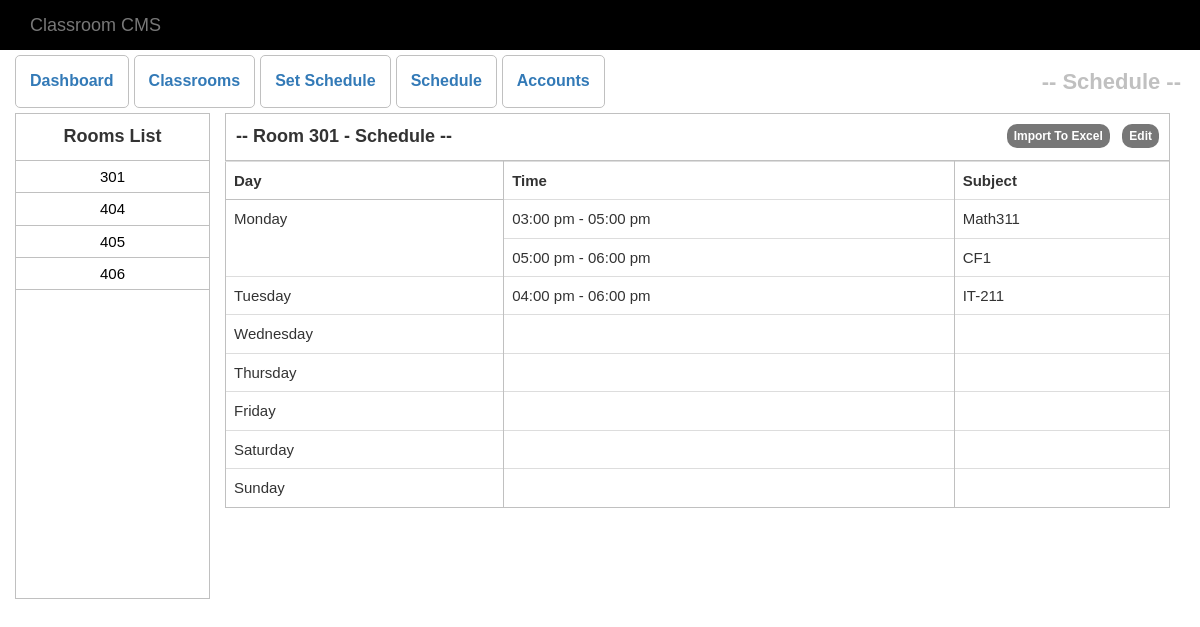
Page /schedule.php?room_number=301&room_id=7 on the committed database.
### tables this page shows
CREATE TABLE `room` (
  `room_id` int(11) NOT NULL,
  `room_number` int(11) NOT NULL,
  `room_name` varchar(100) NOT NULL,
  `floor_level` int(11) NOT NULL,
  `date_added` varchar(100) NOT NULL
);

CREATE TABLE `schedule` (
  `schedule_id` int(11) NOT NULL,
  `room_id` int(11) NOT NULL,
  `subject_name` varchar(50) NOT NULL,
  `start_time` varchar(50) NOT NULL,
  `end_time` varchar(50) NOT NULL,
  `day` varchar(50) NOT NULL,
  `date` varchar(50) NOT NULL,
  `r_number` int(11) NOT NULL,
  `sy_from` varchar(50) NOT NULL,
  `sy_to` varchar(50) NOT NULL,
  `semester` int(11) NOT NULL
);

### schedule.php (the view, shortened to what this page needs)
<?php include('Includes/database.php') ?>
<?php
$sql = "SELECT * FROM setting";
$exec = mysqli_query($con, $sql);
$setting = mysqli_fetch_assoc($exec);
?>
<!DOCTYPE html>
<html>
<head>
	<link rel="stylesheet" type="text/css" href="Assets/bootstrap/css/bootstrap.css">
	<link rel="stylesheet" type="text/css" href="Assets/css/style.css">
</head>
<body>
<div class="header">
	<div class="navbar navbar-default">
		<div class="container">
			<div class="navbar-header">
				<a href="" class="navbar-brand">Classroom CMS</a>
			</div>
		</div>
	</div>
</div>
<div>
	<nav class="navi">
		<div class="container">
			<div class="row">
				<ul class="nav-btn">
					<a href="dashboard.php"><li>Dashboard</li></a>
					<a href="room.php"><li>Classrooms</li></a>
					<a href="set_schedule.php"><li>Set Schedule</li></a>
					<a href="schedule.php"><li>Schedule</li></a>
					<a href="account.php"><li>Accounts</li></a>
				</ul>
				<div style="float: right;font-weight: bolder;font-size: 22px;color: silver;padding: 4px;margin-top: -2.8px;">
				<?php
				$extension = "";
				if ($setting['sem'] == 1) {
					$extension = 'st';
				}else {
					$extension = 'nd';
				}
				?>
					-- Schedule --
				</div>
			</div>
		</div>
	</nav>
</div>
<div class="container">
	<div class="row">
	<div class="col-md-2 room-aside">
		<div class="row">
			<div class="title-heading">
				Rooms List
			</div>
			<div class="room-list">
				<nav>
					<ul>
						<?php
						$sql = "SELECT * FROM room ORDER BY room_number";
						$exec = mysqli_query($con,$sql) ;
						$room_order = 0;
						$smallest = 1000;
						while ($row = mysqli_fetch_assoc($exec)) {
							if ($row['room_id'] > $room_order) {
								$room_order = $row['room_id'];
							}
							if ($row['room_number'] < $smallest) {
								$smallest = $row['room_number'];
							}
							?>
							<a href="schedule.php?room_number=<?php echo $row['room_number']?>&room_id=<?php echo $row['room_id']?>"><li><?php echo $row['room_number'] ?></li></a>
							<?php
						}
						?>
					</ul>
				</nav>
			</div>
		</div>
	</div>
	<div class="col-md-10 sched-main">
		<?php
		if (!isset($_GET['room_number'])) {
			?>
		<?php
			$sql = "SELECT * FROM schedule WHERE room_id = '$room_order' AND sy_from = '$setting[sy_from]' AND sy_to = '$setting[sy_to]' AND semester = $setting[sem] ORDER BY str_to_date(start_time,'%h:%m %p')";
			$exec = mysqli_query($con,$sql);
			$num_rows = mysqli_num_rows($exec);
			$data = [];
			$mon = 1;
			$tue = 1;
			$wed = 1;
			$thu = 1;
			$fri = 1;
			$sat = 1;
			$sun = 1;
			if ($num_rows > 0) {
				$index = 0;
				while ($row = mysqli_fetch_array($exec)) {
					$data[$index] = $row;
					$index++;
				}
			}
			$monSched = [];
			$tueSched = [];
			$wedSched = [];
			$thuSched = [];
			$friSched = [];
			$satSched = [];
			$sunSched = [];
			$index = 0;
			foreach ($data as $sched) {
				$day = $sched[5];
				switch ($day) {
					case 'monday':
						$mon++;
						$monSched[$index] = $sched;
						break;
					case 'tuesday':
						$tue++;
						$tueSched[$index] = $sched;
						break;
					case 'wednesday':
						$wed++;
						$wedSched[$index] = $sched;
						break;
					case 'thursday':
						$thu++;
						$thuSched[$index] = $sched;
						break;
					case 'friday':
						$fri++;
						$friSched[$index] = $sched;
						break;
					case 'saturday':
						$sat++;
						$satSched[$index] = $sched;
						break;
					case 'sunday':
						$sun++;
						$sunSched[$index] = $sched;
						break;
				}
				$index++;
			}
			?>
		<?php
		$table = "";
		$table .= "<table class='schedule_table table'>
			<tr>
				<th>Day</th>
				<th>Time</th>
				<th>Subject</th>
			</tr> ";
		$table .= "<tr>
					<td rowspan=$mon>Monday</td>
				";
		if (sizeof($monSched) == 0) {
							$table .= '<td></td><td></td>';
		}
		$table .= "</tr>";
		?>
			<?php
			foreach ($monSched as $monday) {
				$table .= "
				<tr>
					<td>
						 $monday[start_time]  - $monday[end_time]
					</td>
					<td>
						 $monday[subject_name]
					</td>
				</tr>
				";
			}
			$table .= "
			<tr>
				<td rowspan='$tue'>Tuesday</td>
			";
			if (sizeof($tueSched) == 0) {
				$table .= '<td></td><td></td>';
			}
			$table .= "</tr>";
			?>
			<?php
			foreach ($tueSched as $tuesday) {
				$table .= "
				<tr>
					<td>
				$tuesday[start_time] - $tuesday[end_time]
					</td>
					<td>
						 $tuesday[subject_name]
					</td>
				</tr>
				";
			}
			$table .= "
			<tr>
				<td rowspan= '$wed' >Wednesday</td>
			";
				if (sizeof($wedSched) == 0) {
				$table .= '<td></td><td></td>';
				}
			$table .= "</tr>";
			?>
				<?php
				foreach ($wedSched as $wednesday) {
					$table .= "
					<tr>
						<td>
							 $wednesday[start_time] - $wednesday[end_time]
						</td>
						<td>
							$wednesday[subject_name]
						</td>
					</tr>
					";
				}
				$table .= "
				<tr>
					<td rowspan=' $thu'>Thursday</td>
				";
				if (sizeof($thuSched) == 0) {
							$table .= '<td></td><td></td>';
				}
				$table .= "</tr>";
				?>
				<?php
				foreach ($thuSched as $thursday) {
				$table .= "
				<tr>
						<td>
							 $thursday[start_time] - $thursday[end_time]
						</td>
						<td>
							$thursday[subject_name]
						</td>
					</tr>
				";
				}
				$table .= "
				<tr>
					<td rowspan='$fri'>Friday</td>
				";
				if (sizeof($friSched) == 0) {
							$table .= '<td></td><td></td>';
				}
				$table .= "</tr>";
				?>
				<?php
				foreach ($friSched as $friday) {
					$table .= "
					<tr>
						<td>
							$friday[start_time] - $friday[end_time]
						</td>
						<td>
							 $friday[subject_name]
						</td>
					</tr>
					";
				}
				$table .= "
				<tr>
					<td rowspan='$sat'>Saturday</td>
				";
				if (sizeof($satSched) == 0) {
							$table .= '<td></td><td></td>';
				}
				$table .= "</tr>";
				?>
				<?php
				foreach ($satSched as $saturday) {
					$table .= "
					<tr>
						<td>
							 $saturday[start_time] - $saturday[end_time]
						</td>
						<td>
							 $saturday[subject_name]
						</td>
					</tr>
					";
				}
				$table .= "
				<tr>
					<td rowspan= '$sun'>Sunday</td>
				";
				if (sizeof($sunSched) == 0) {
							$table .= '<td></td><td></td>';
				}
				$table .= "</tr>";
				?>
				<?php
					foreach ($sunSched as $sunday) {
						$table .= "
						<tr>
							<td>
								 $sunday[start_time] - $sunday[end_time]
							</td>
							<td>
								 $sunday[subject_name]
							</td>
						</tr>
						";
					}
				$table .= "</table>";
				?>
				<div class="room_number">
					-- Room <?php echo $smallest ?> SY <?php echo $setting['sy_from'] . ' - ' . $setting['sy_to'] . ' Sem:' . $setting['sem'] . $extension  ?> --
					<div style="float: right; margin-top: 0px;">
						<a href="test.php?data=<?php echo $table ?>"><span class="badge" style="color: white;cursor: pointer; line-height: 1.5">Import To Excel</span></a>&nbsp;&nbsp;
						<a href="set_room_schedule.php?room_no=<?php echo $smallest ?>&id=4"><span class="badge" style="color: white;cursor: pointer; line-height: 1.5">Update Schedule</span></a>
					</div>
				</div>
			<?php
			echo $table;
		}else if (isset($_GET['room_number'])) {
			?>
			<?php
			$sql = "SELECT * FROM schedule WHERE room_id = '$_GET[room_id]' ORDER BY str_to_date(start_time,'%h:%m %p')";
			$exec = mysqli_query($con,$sql);
			$num_rows = mysqli_num_rows($exec);
			$data = [];
			$mon = 1;
			$tue = 1;
			$wed = 1;
			$thu = 1;
			$fri = 1;
			$sat = 1;
			$sun = 1;
			if ($num_rows > 0) {
				$index = 0;
				while ($row = mysqli_fetch_array($exec)) {
					$data[$index] = $row;
					$index++;
				}
			}
			$monSched = [];
			$tueSched = [];
			$wedSched = [];
			$thuSched = [];
			$friSched = [];
			$satSched = [];
			$sunSched = [];
			$index = 0;
			foreach ($data as $sched) {
				$day = $sched[5];
				switch ($day) {
					case 'monday':
						$mon++;
						$monSched[$index] = $sched;
						break;
					case 'tuesday':
						$tue++;
						$tueSched[$index] = $sched;
						break;
				}
				$index++;
			}
			?>
		<div class="room_number">
			-- Room <?php echo $_GET['room_number'] ?> - Schedule  --
			<div style="float: right; margin-top: 0px;">
				<a><span class="badge" style="color: white;cursor: pointer; line-height: 1.5">Import To Excel</span></a>&nbsp;&nbsp;
				<a><span class="badge" style="color: white;cursor: pointer; line-height: 1.5">Edit</span></a>
			</div>
		</div>
		<?php
		$table = "";
		$table .= "<table class='schedule_table table'>
			<tr>
				<th>Day</th>
				<th>Time</th>
				<th>Subject</th>
			</tr> ";
		$table .= "<tr>
					<td rowspan=$mon>Monday</td>
				";
		$table .= "</tr>";
		?>
			<?php
			foreach ($monSched as $monday) {
				$table .= "
				<tr>
					<td>
						 $monday[start_time]  - $monday[end_time]
					</td>
					<td>
						 $monday[subject_name]
					</td>
				</tr>
				";
			}
			$table .= "
			<tr>
				<td rowspan='$tue'>Tuesday</td>
			";
			$table .= "</tr>";
			?>
			<?php
			foreach ($tueSched as $tuesday) {
				$table .= "
				<tr>
					<td>
				$tuesday[start_time] - $tuesday[end_time]
					</td>
					<td>
						 $tuesday[subject_name]
					</td>
				</tr>
				";
			}
			$table .= "
			<tr>
				<td rowspan= '$wed' >Wednesday</td>
			";
				if (sizeof($wedSched) == 0) {
				$table .= '<td></td><td></td>';
				}
			$table .= "</tr>";
			?>
				<?php
				$table .= "
				<tr>
					<td rowspan=' $thu'>Thursday</td>
				";
				if (sizeof($thuSched) == 0) {
							$table .= '<td></td><td></td>';
				}
				$table .= "</tr>";
				?>
				<?php
				$table .= "
				<tr>
					<td rowspan='$fri'>Friday</td>
				";
				if (sizeof($friSched) == 0) {
							$table .= '<td></td><td></td>';
				}
				$table .= "</tr>";
				?>
				<?php
				$table .= "
				<tr>
					<td rowspan='$sat'>Saturday</td>
				";
				if (sizeof($satSched) == 0) {
							$table .= '<td></td><td></td>';
				}
				$table .= "</tr>";
				?>
				<?php
				$table .= "
				<tr>
					<td rowspan= '$sun'>Sunday</td>
				";
				if (sizeof($sunSched) == 0) {
							$table .= '<td></td><td></td>';
				}
				$table .= "</tr>";
				?>
				<?php
				$table .= "</table>";
				echo $table;
				?>
			<?php
		}
		?>
		</div>
	</div>
</div>
</body>
</html>

### Assets/css/style.css (style rules this page uses)
* { font-family:arial ; font-size: 15px; }
.navbar { margin-bottom: 0; background-color: black; border-radius: 0; border:0; }
.navi { height: 53px; padding: 0; margin:5px 0; }
.nav-btn { padding: 0; list-style-type: none; }
.nav-btn a li { padding: 14px; float: left; margin-right: 5px; border:0.5px silver solid; border-radius: 5px; font-size: 16px; font-weight: bolder; }
.room_number { padding: 10px 10px; border:solid .5px silver; font-size: 18px; font-weight: bolder; }
.schedule_table { border-collapse: collapse; }
.schedule_table th { border: solid 0.5px silver; }
.schedule_table tr { border-bottom: 0.5px solid silver; }
.schedule_table td { border-left: 0.5px solid silver; border-right: 0.5px solid silver; }
.room-aside { border: 0.5px solid silver; min-height: 486px; }
.title-heading { text-align: center; padding: 10px 0; font-weight: bolder; font-size: 18px; border-bottom:.5px solid silver; }
.room-list { text-align: center; }
.room-list nav ul { list-style-type: none; padding: 0; }
.room-list nav ul a li { border-bottom: solid 0.5px silver; padding: 5px; color: black; }

### rows in the picture
room: room_number "301"
room: room_number "404"
room: room_number "405"
room: room_number "406"
schedule: start_time "03:00 pm", end_time "05:00 pm", subject_name "Math311"
schedule: start_time "05:00 pm", end_time "06:00 pm", subject_name "CF1"
schedule: start_time "04:00 pm", end_time "06:00 pm", subject_name "IT-211"

### other values in the picture
$_GET['room_number'] "301"
